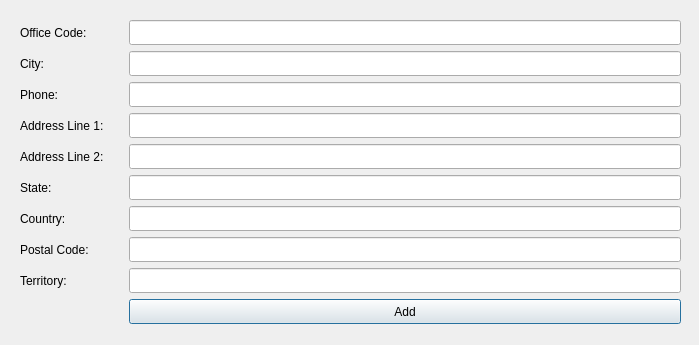
<?xml version="1.0" encoding="UTF-8"?>
<ui version="4.0">
 <class>NewOffice</class>
 <widget class="QDialog" name="NewOffice">
  <property name="geometry">
   <rect>
    <x>0</x>
    <y>0</y>
    <width>699</width>
    <height>345</height>
   </rect>
  </property>
  <property name="windowTitle">
   <string>New Office</string>
  </property>
  <widget class="QLineEdit" name="lineEdit_8">
   <property name="geometry">
    <rect>
     <x>129</x>
     <y>237</y>
     <width>552</width>
     <height>25</height>
    </rect>
   </property>
  </widget>
  <widget class="QLineEdit" name="lineEdit_2">
   <property name="geometry">
    <rect>
     <x>129</x>
     <y>51</y>
     <width>552</width>
     <height>25</height>
    </rect>
   </property>
  </widget>
  <widget class="QLineEdit" name="lineEdit_3">
   <property name="geometry">
    <rect>
     <x>129</x>
     <y>82</y>
     <width>552</width>
     <height>25</height>
    </rect>
   </property>
  </widget>
  <widget class="QLineEdit" name="lineEdit_4">
   <property name="geometry">
    <rect>
     <x>129</x>
     <y>113</y>
     <width>552</width>
     <height>25</height>
    </rect>
   </property>
  </widget>
  <widget class="QLineEdit" name="lineEdit_7">
   <property name="geometry">
    <rect>
     <x>129</x>
     <y>206</y>
     <width>552</width>
     <height>25</height>
    </rect>
   </property>
  </widget>
  <widget class="QLineEdit" name="lineEdit_9">
   <property name="geometry">
    <rect>
     <x>129</x>
     <y>268</y>
     <width>552</width>
     <height>25</height>
    </rect>
   </property>
  </widget>
  <widget class="QLabel" name="label_7">
   <property name="geometry">
    <rect>
     <x>20</x>
     <y>206</y>
     <width>103</width>
     <height>25</height>
    </rect>
   </property>
   <property name="text">
    <string>Country:</string>
   </property>
  </widget>
  <widget class="QLabel" name="label_3">
   <property name="geometry">
    <rect>
     <x>20</x>
     <y>82</y>
     <width>103</width>
     <height>25</height>
    </rect>
   </property>
   <property name="text">
    <string>Phone:</string>
   </property>
  </widget>
  <widget class="QPushButton" name="pushButton_1">
   <property name="geometry">
    <rect>
     <x>129</x>
     <y>299</y>
     <width>552</width>
     <height>25</height>
    </rect>
   </property>
   <property name="text">
    <string>Add</string>
   </property>
  </widget>
  <widget class="QLabel" name="label_8">
   <property name="geometry">
    <rect>
     <x>20</x>
     <y>237</y>
     <width>103</width>
     <height>25</height>
    </rect>
   </property>
   <property name="text">
    <string>Postal Code:</string>
   </property>
  </widget>
  <widget class="QLabel" name="label_5">
   <property name="geometry">
    <rect>
     <x>20</x>
     <y>144</y>
     <width>103</width>
     <height>25</height>
    </rect>
   </property>
   <property name="text">
    <string>Address Line 2:</string>
   </property>
  </widget>
  <widget class="QLabel" name="label_9">
   <property name="geometry">
    <rect>
     <x>20</x>
     <y>268</y>
     <width>103</width>
     <height>25</height>
    </rect>
   </property>
   <property name="text">
    <string>Territory:</string>
   </property>
  </widget>
  <widget class="QLabel" name="label_6">
   <property name="geometry">
    <rect>
     <x>20</x>
     <y>175</y>
     <width>103</width>
     <height>25</height>
    </rect>
   </property>
   <property name="text">
    <string>State:</string>
   </property>
  </widget>
  <widget class="QLineEdit" name="lineEdit_6">
   <property name="geometry">
    <rect>
     <x>129</x>
     <y>175</y>
     <width>552</width>
     <height>25</height>
    </rect>
   </property>
  </widget>
  <widget class="QLineEdit" name="lineEdit">
   <property name="geometry">
    <rect>
     <x>129</x>
     <y>20</y>
     <width>552</width>
     <height>25</height>
    </rect>
   </property>
  </widget>
  <widget class="QLineEdit" name="lineEdit_5">
   <property name="geometry">
    <rect>
     <x>129</x>
     <y>144</y>
     <width>552</width>
     <height>25</height>
    </rect>
   </property>
  </widget>
  <widget class="QLabel" name="label_2">
   <property name="geometry">
    <rect>
     <x>20</x>
     <y>51</y>
     <width>103</width>
     <height>25</height>
    </rect>
   </property>
   <property name="text">
    <string>City:</string>
   </property>
  </widget>
  <widget class="QLabel" name="label_4">
   <property name="geometry">
    <rect>
     <x>20</x>
     <y>113</y>
     <width>103</width>
     <height>25</height>
    </rect>
   </property>
   <property name="text">
    <string>Address Line 1:</string>
   </property>
  </widget>
  <widget class="QLabel" name="label">
   <property name="geometry">
    <rect>
     <x>20</x>
     <y>20</y>
     <width>103</width>
     <height>25</height>
    </rect>
   </property>
   <property name="text">
    <string>Office Code:</string>
   </property>
  </widget>
 </widget>
 <resources/>
 <connections/>
</ui>
